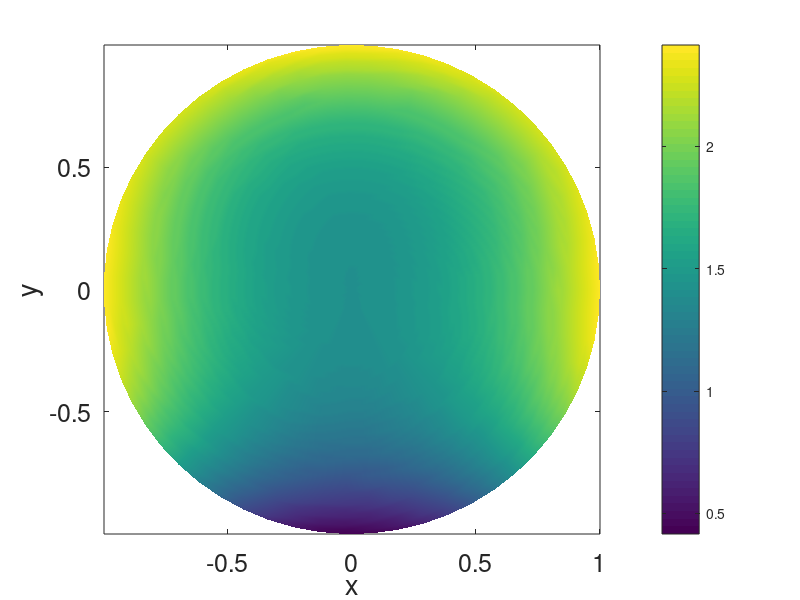

Write MATLAB code to recreate this figure.
%  DiskChebFourierEXP.m
% expands an arbitrary function f(x,y)
% as a Chebyshev-Fourier series in the disk.
clear,clf
    
m=5;   % number of dof in r-direction
n=4;   % number of dof in theta-direction
       % n must be an even number


tic	   
% Does not use basis recombination
for j=1:m
tar(j)=pi*(2*j-1)/(4*(m));
ra(j)=cos(tar(j));
end %
for j=1:n
thetaa(j)=2*pi*(j-1)/n;
end %

% compute basis functions
for ii=1:m
t=tar(ii);   ss=sin(t);   cc=cos(t);
    for j=1:2*m
	rphi(ii,j)=cos((j-1)*t);
	end % j
end % ii

% Test of phi matrices


% Note that rphi, etc. are (m) x 2m matrices.
for ii=1:n
t=thetaa(ii); 
    for j=1:(n/2+1)
	cosbas(ii,j)=cos((j-1)*t);
   end % j
       for j=1:(n/2-1)
	   sinbas(ii,j)=sin(j*t);
	end % j
end % ii



% Now assemble the (mn)x(mn)  interpolation  matrix.
nge=m*n;   ncol = nge;
fa=zeros(nge,1);    G=zeros(nge,nge);

% Compute interior values of the forcing function
for ii=1:(m)
for j=1:n
r=ra(ii);
theta=thetaa(j);
x= r*cos(theta);   y=r*sin(theta);
iindex=ii + (j-1)*(m);
fa(iindex) = sqrt(2) +  x*x + y^3;  % SPECIFY f(x,y)
     
end,   % ii
end,   % j


for ii=1:m
for j=1:n
r=ra(ii);
theta=thetaa(j);
iindex=ii + (j-1)*(m);
     for icol=1:m
	   for jcol=1:(n/2+1)
	   colind=icol + (jcol-1)*m;
	   mparity=mod(jcol+1,2);
	   G(iindex,colind)= rphi(ii,2*icol-1+mparity)*cosbas(j,jcol);
	   colinda1(iindex,icol,jcol)=colind;
           end,   % jcol
           for jcol=1:(n/2-1)
	   colind=icol + (jcol+n/2)*m;
	% disp(['colind=',int2str(colind),' ii icol jcol',int2str(i),int2str(icol),int2str(jcol)])
	   mparity=mod(jcol,2);
	   G(iindex,colind)= rphi(ii,2*icol-1+mparity)*sinbas(j,jcol) ;
	    colinda2(iindex,icol,jcol)=colind;
          end,   % jcol 
     end,   %  icol
end,  % j    loop
end,  % ii   loop

a = G \ fa;

% ##################################################################
nrg=60;
ntg=60;
   u=zeros(nrg,ntg); uexact=zeros(nrg,ntg);  xg=zeros(nrg,ntg); yg=zeros(nrg,ntg);
%  waitbar(0,'Please wait; graphics is begun');
   for ii=1:nrg
	%  waitbar(ii/nrg);
	
	r=(ii-1)/(nrg-1);
	rg(ii)=r;
	t=acos(r);
	for j=1:ntg
		theta=2*pi*(j-1)/(ntg-1);
		thetag(j)=theta;
		xg(ii,j)=r*cos(theta); yg(ii,j)=r*sin(theta);
		x=xg(ii,j);   y=yg(ii,j);
		u(ii,j)=0;
		for icol=1:m
			for jcol=1:(n/2+1)
				colind=icol + (jcol-1)*m;
				if mod(jcol,2)==1
					radialbas= cos((2*icol-2)*t);
				else
					radialbas=cos((2*icol-1)*t);
				end % if
				u(ii,j)=u(ii,j) + a(colind)*cos((jcol-1)*theta)*radialbas;
			end % jcol
			for jcol=1:(n/2-1)
				colind=icol + (jcol+n/2+1-1)*m;
				if mod(jcol,2)==1
					radialbas= cos((2*icol-1)*t);
				else
					radialbas=cos((2*icol-2)*t);
				end % if
				u(ii,j)=u(ii,j) + a(colind)*sin( jcol*theta)*radialbas;
			end % jcol
		
		end % icol
		
			uexact(ii,j) =  sqrt(2) +  x*x + y^3  ;
		end,    end   % ii, j loops
		
errnorm = (max(max(abs(u-uexact))));
disp(['Maximum pointwise error=',num2str(errnorm)])




% Pack the Chebyshev-Fourier coefficients into a 2D array
for icol=1:m,   % loop over radial degree
    for jcol=1:(n/2+1)
    colind=icol + (jcol-1)*m;
    acosine2d(icol,jcol)=a(colind);
    end,   % jcol
    for jcol=1:(n/2-1)
				colind=icol + (jcol+n/2+1-1)*m;
    asine2d(icol,jcol)=a(colind);
    end, % jcol
end % icol
disp('acosine2d: row is radial index')
acosine2d
disp('asine2d: row is radial index')
asine2d

display(['disk m=radial dof  n=angular dof  '])




pcolor(xg,yg,uexact);
% surf(xg,yg,u)
colorbar
set(gca,'FontSize',18)
xlabel('x')
ylabel('y')
shading interp

totaltime=toc
